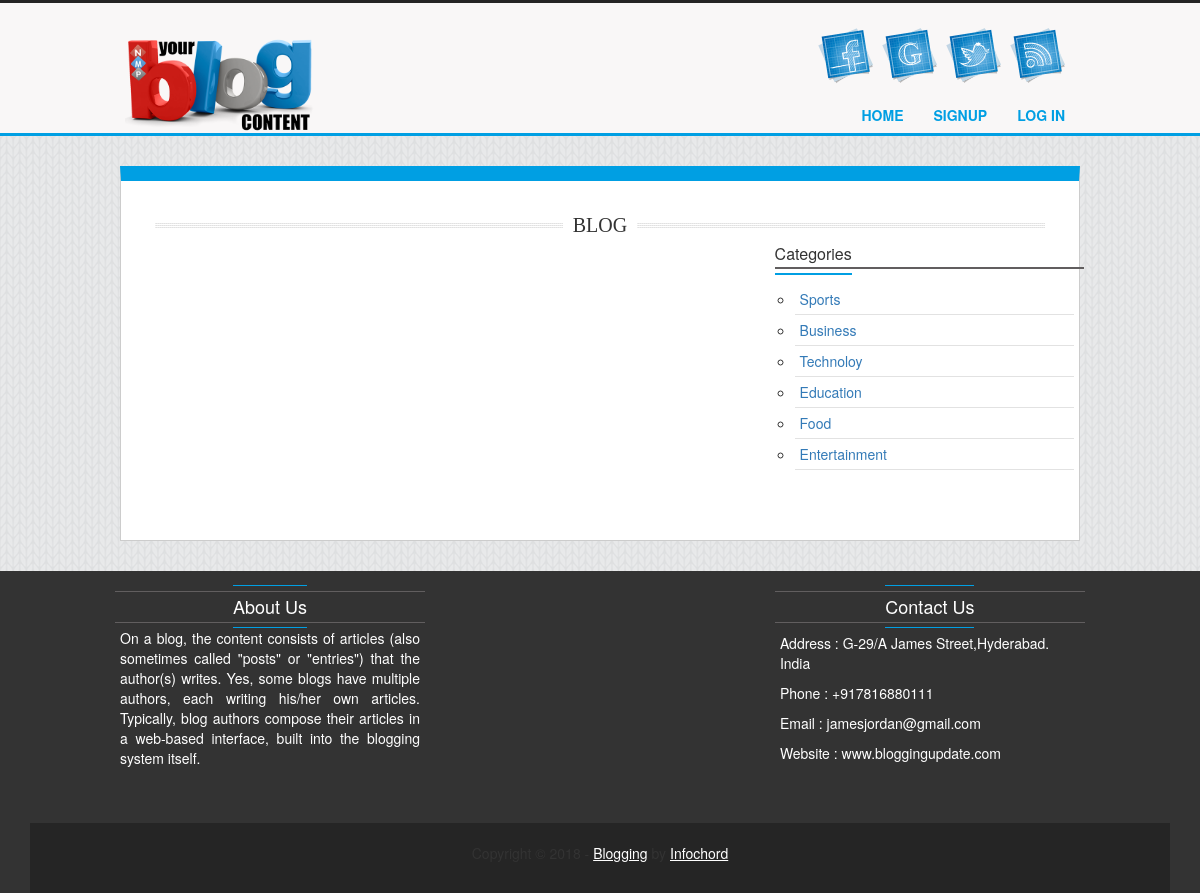
The page /single.php on the database its author committed.
### tables this page shows
CREATE TABLE `category` (
  `category_id` int(30) NOT NULL,
  `category_name` varchar(40) NOT NULL
);

### single.php (the view, shortened to what this page needs)
<body>
<?php
		include 'header.php';
	?>
<section id="content">
	<div class="wrap-content zerogrid">
		<div class="row block05">
			<div class="title"><span>BLOG</span></div>
			<div class="col-2-3">
						<?php
						 $con=mysqli_connect("localhost","root","","blogging");
							 $fname=$row['name'];?>
			</div>
				<div class="col-1-3">
					<div class="box">
						<div class="heading"><h2>Categories</h2></div>
						<div class="content">
							<div class="list">
								<ul>
								<?php
								 $sql="SELECT * from category";
								 $qry=mysqli_query($con,$sql);
								 while($row=mysqli_fetch_assoc($qry))
									{
										$catname=$row['category_name'];
										?>
									<li><a href="index.php?c=<?php echo "$catname";?>"><?php echo "$catname"?></a></li>
									<?php } ?>
									</ul>
							</div>
						</div>
					</div>
				</div>
			</div>
		</div>
</section>
<?php include 'footer.php'?>

### css/zerogrid.css (style rules this page uses)
.zerogrid { width: 960px; position: relative; margin: 0 auto; padding: 0px; }
.zerogrid:after { content: "\0020"; display: block; height: 0; clear: both; visibility: hidden; }
.zerogrid .row:before,.row:after { content: '\0020'; display: block; overflow: hidden; visibility: hidden; width: 0; height: 0; }
.zerogrid .row:after { clear: both; }
.zerogrid .row { zoom: 1; }
.zerogrid .col-1-2, .zerogrid .col-1-3, .zerogrid .col-2-3, .zerogrid .col-1-4, .zerogrid .col-2-4, .zerogrid .col-3-4, .zerogrid .col-1-5, .zerogrid .col-2-5, .zerogrid .col-3-5, .zerogrid .col-4-5, .zerogrid .col-1-6, .zerogrid .col-2-6, .zerogrid .col-3-6, .zerogrid .col-4-6, .zerogrid .col-5-6 { float:left; display: inline-block; }
.zerogrid .col-1-3 { width:33.33%; }
.zerogrid .col-2-3 { width:66.66%; }

### css/style.css (style rules this page uses)
a,abbr,acronym,address,applet,article,aside,audio,b,blockquote,big,body,center,canvas,caption,cite,code,command,datalist,dd,del,details,dfn,dl,div,dt,em,embed,fieldset,figcaption,figure,font,footer,form,h1,h2,h3,h4,h5,h6,header,hgroup,html,i,iframe,img,ins,kbd,keygen,label,legend,li,meter,nav,object,ol,output,p,pre,progress,q,s,samp,section,small,span,source,strike,strong,sub,sup,table,tbody,tfoot,thead,th,tr,tdvideo,tt,u,ul,var { background:transparent;border:0 none;font-size:100%;margin:0;padding:0;border:0;outline:0;vertical-align:top; }
ol, ul { list-style:none; }
article, aside, audio, canvas, command, datalist, details, embed, figcaption, figure, footer, header, hgroup, keygen, meter, nav, output, progress, section, source, video { display:block; }
html, body { width:100%; padding:0; margin:0; }
body { background: url("../images/parttern.png"); color: #474747;font: 12px/25px Arial, Helvetica, sans-serif; }
a { color: #009FE3; text-decoration: none; }
h2, .title { font-family: Rockwell,'Kameron',serif; }
#content .wrap-content { background-color:#FFF; border:1px solid #CCC; border-top: 15px solid #009FE3; margin-top: 30px; }
.block05 { margin: 30px 0; }
.block05 .title { width: 90%; background: url("../images/divider.png") repeat-x 50% 50%; margin: auto; text-align: center; }
.block05 .title span { background: #ffffff; padding: 10px; font-size: 20px; text-transform: uppercase; }
.block05 .box { margin-bottom:20px; padding: 0 10px; }
.block05 .heading { padding:5px 0px; border-bottom:2px solid #615E5F }
.block05 .heading h2 { font-size:16px; font-weight:normal; display:inline; border-bottom: 2px solid #009FE3; padding-bottom: 8px; }
.block05 .content { margin: 5px 0px ; }
.block05 .content .list { padding: 10px; margin-left: 10px; }
.block05 .content ul { font-size:14px; list-style-type:circle; }
.block05 .content ul li { padding:5px; border-bottom: 1px solid #E2E2E2; }

### css/responsive.css (style rules this page uses)
html { -webkit-text-size-adjust: none; }

### rows shown on the page
category: category_name "Sports"
category: category_name "Business"
category: category_name "Technoloy"
category: category_name "Education"
category: category_name "Food"
category: category_name "Entertainment"
